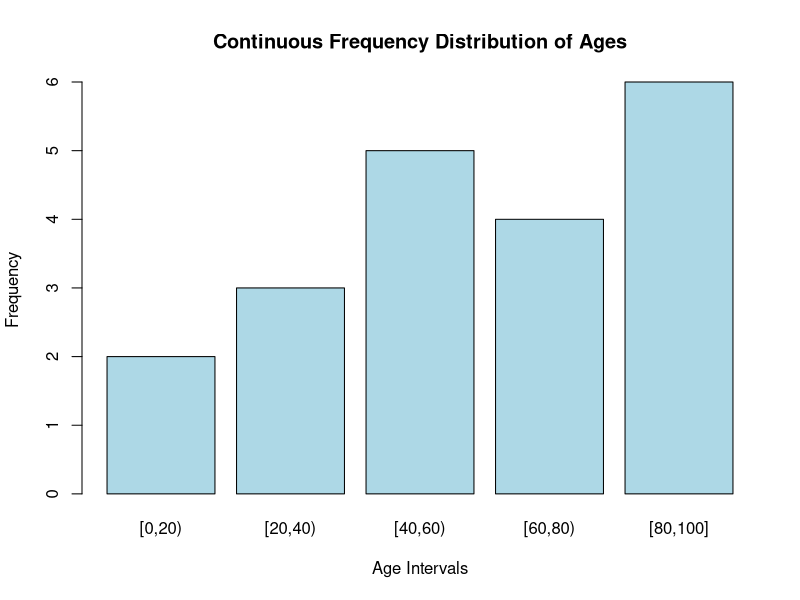
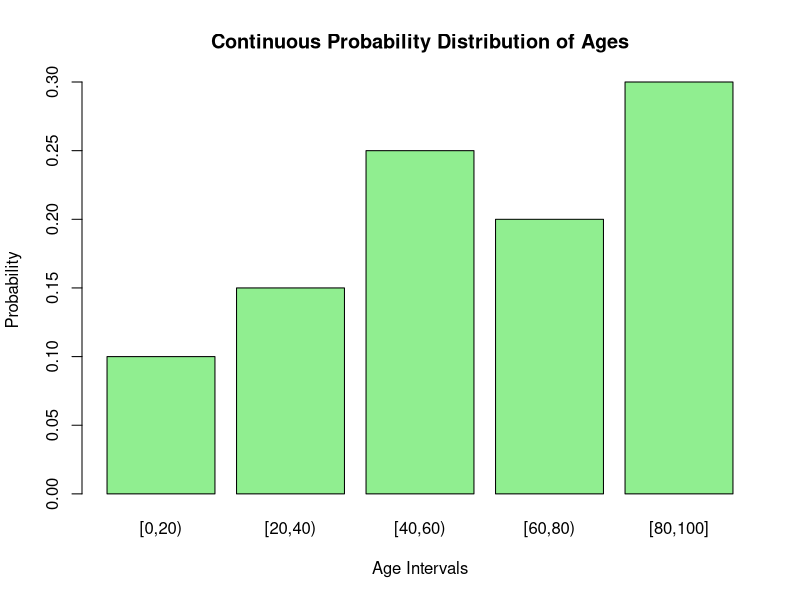
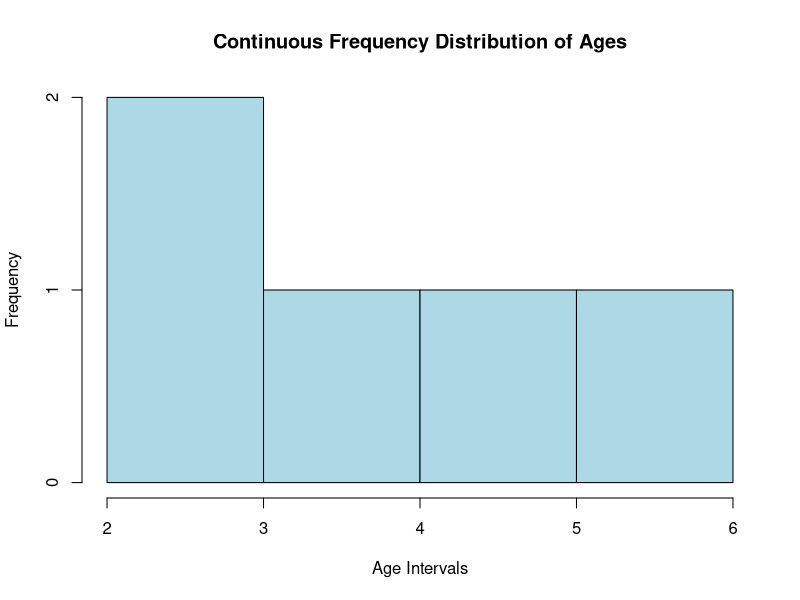
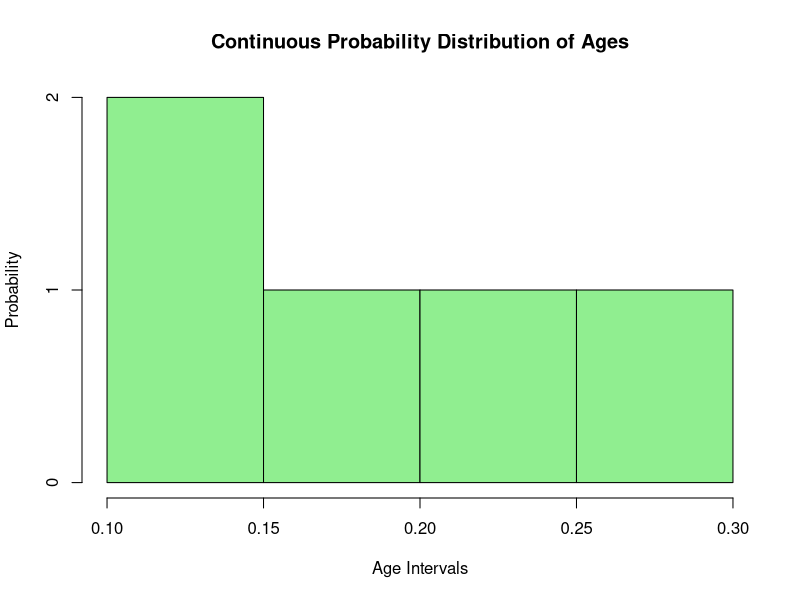

The R source for these figures, in order:
ages <- c(79, 85, 50, 32, 20, 10, 8, 25, 80, 40, 52, 60, 75, 92, 98, 85, 78, 81, 53, 45)

breaks <- c(0, 20, 40, 60, 80, 100)

freq_table_continuous <- cut(ages, breaks, right = FALSE, include.lowest = TRUE)
freq_distribution <- table(freq_table_continuous)

print(freq_distribution)

probability_distribution_continuous <- prop.table(freq_distribution)

print(probability_distribution_continuous)


#bar-graph
# Plotting the frequency distribution
barplot(freq_distribution,
        main = "Continuous Frequency Distribution of Ages",
        xlab = "Age Intervals",
        ylab = "Frequency",
        col = "lightblue",
        border = "black")

# Plotting the probability distribution
barplot(probability_distribution_continuous,
        main = "Continuous Probability Distribution of Ages",
        xlab = "Age Intervals",
        ylab = "Probability",
        col = "lightgreen",
        border = "black")

# #histogram
# #Plotting the frequency distribution
hist(freq_distribution,
        main = "Continuous Frequency Distribution of Ages",
        xlab = "Age Intervals",
        ylab = "Frequency",
        col = "lightblue",
        border = "black")

# Plotting the probability distribution
hist(probability_distribution_continuous,
        main = "Continuous Probability Distribution of Ages",
        xlab = "Age Intervals",
        ylab = "Probability",
        col = "lightgreen",
        border = "black")


